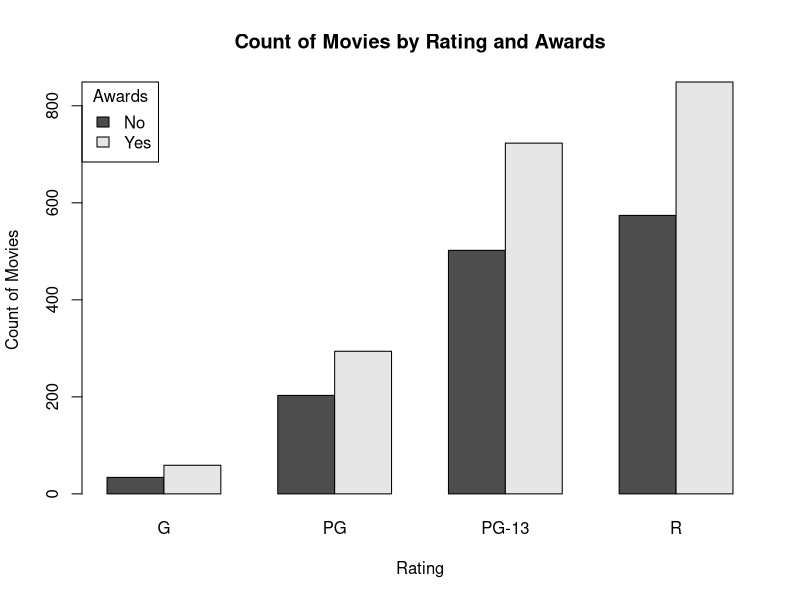
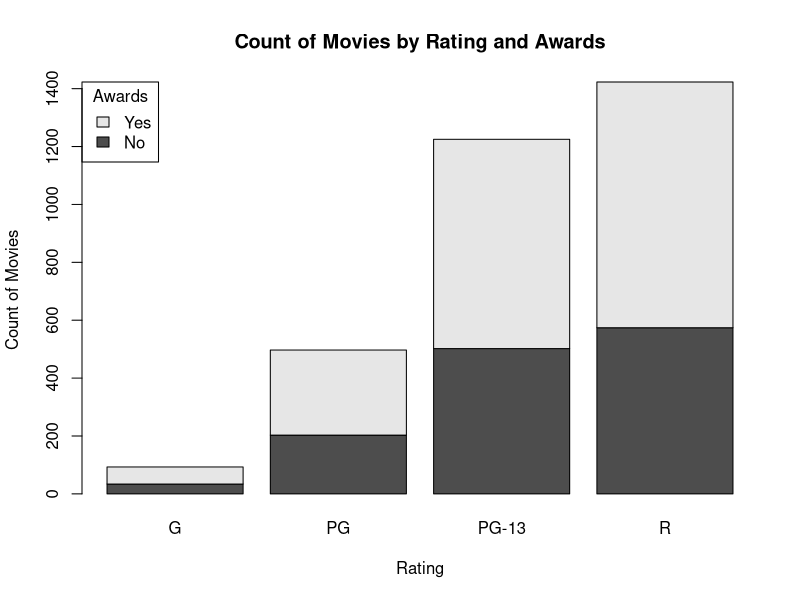
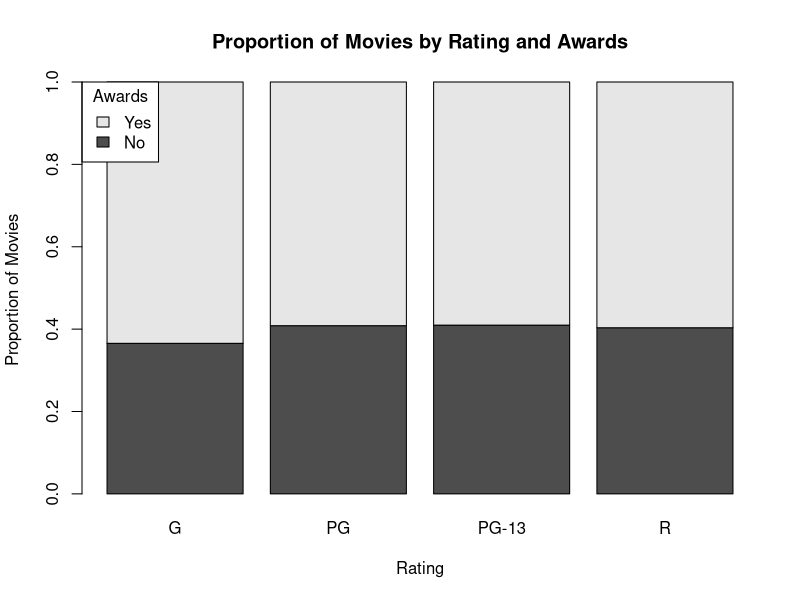
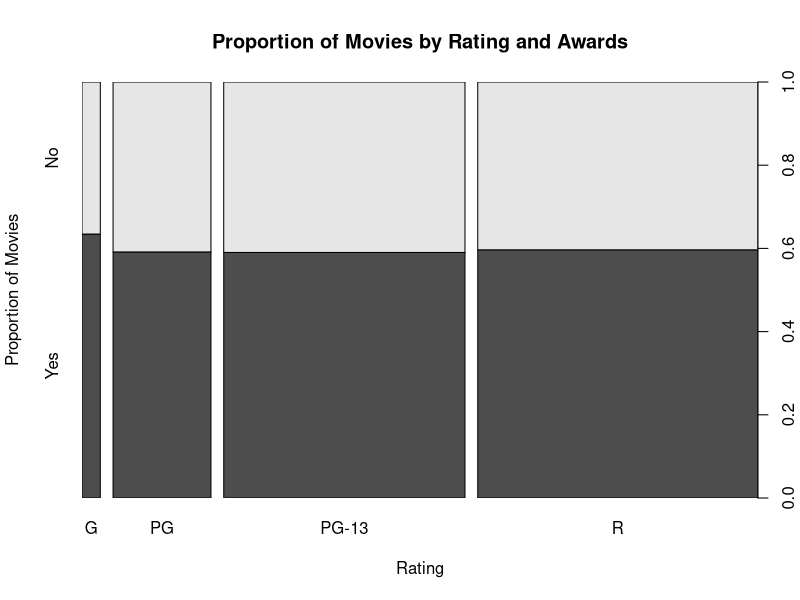
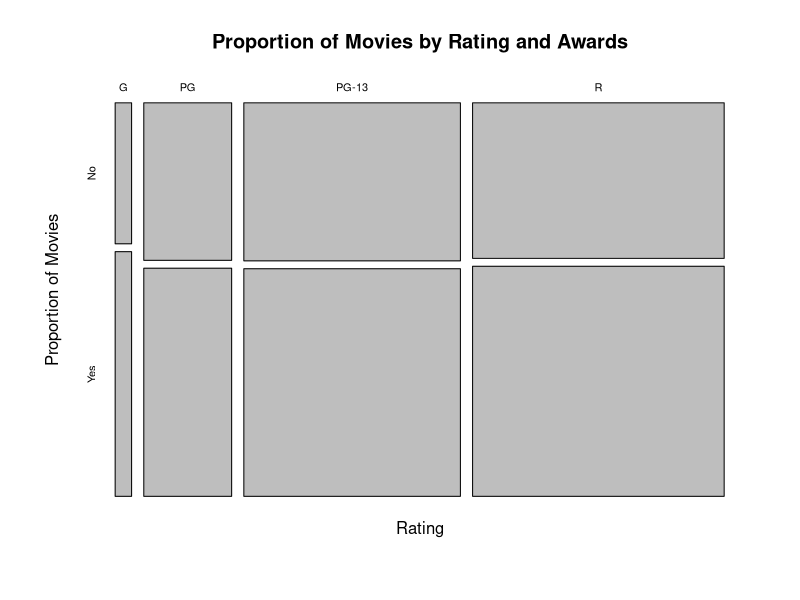

Recreate these plots in R, in order. (Note: this script raises an error after producing the figures.)
# Bivariate visualizations for two qualitative variables

# set working directory
setwd("C:/Users/sseyl/OneDrive/Documents/GitHub/Data-Science-Projects/R_Projects")

# load movie data from CSV file
movies <- read.csv("Movies2.csv")

# peek at the data
head(movies)

# create a contingency table
awards <- table(
  movies$Awards,
  movies$Rating)

# display table
print(awards)

# Create a grouped frequency bar chart
barplot(
  height = awards,
  beside = TRUE, # group along side one another
  main = "Count of Movies by Rating and Awards",
  xlab = "Rating",
  ylab = "Count of Movies",
  legend = c("No", "Yes"),
  args.legend = list(
    x = "topleft",
    title = "Awards"))

# Create a stacked frequency bar chart
barplot( # either set beside to FALSE or exclude it
  height = awards,
  main = "Count of Movies by Rating and Awards",
  xlab = "Rating",
  ylab = "Count of Movies",
  legend = c("No", "Yes"),
  args.legend = list(
    x = "topleft",
    title = "Awards"))

# Create a proportional frequency table
# use apply command to apply a function to the columns of the awards table
# specify table: awards, 2 indicates that we want to apply the function to the columns (1 = rows)
proportions <- apply(awards, 2, function(x){ x / sum(x)})

head(awards) # original table

head(proportions) # proportional contingency table

# Create a 100% stacked frequency bar chart
barplot(
  height = proportions,
  main = "Proportion of Movies by Rating and Awards",
  xlab = "Rating",
  ylab = "Proportion of Movies",
  legend = c("No", "Yes"),
  args.legend = list(
    x = "topleft",
    title = "Awards"))

# Create a contingency table, pivot the table
# Note: x and y are correct
awards <- table(
  movies$Rating, # rows
  movies$Awards) # columns

colnames(awards) <- c("No", "Yes")

print(awards)

# Create a spineplot
spineplot(
  x = awards,
  main = "Proportion of Movies by Rating and Awards",
  xlab = "Rating",
  ylab = "Proportion of Movies")

# Create a mosaic plot
mosaicplot(
  x = awards,
  main = "Proportion of Movies by Rating and Awards",
  xlab = "Rating",
  ylab = "Proportion of Movies")


# using Lattice

# create a grouped frequency bar chart
barchart(
 x = awards,
 stack = FALSE,
 horizontal = FALSE,
 main = "Count of Movies by Rating and Awards",
 xlab = "Rating",
 ylab = "Count of Movies",
 auto.key = list(
   x = 0.05,
   y = 0.95,
   title = "Awards",
   text = c("No", "Yes")))


# create a stacked frequency bar chart
barchart(
  x = awards,
  stack = TRUE,
  horizontal = FALSE,
  main = "Count of Movies by Rating and Awards",
  xlab = "Rating",
  ylab = "Count of Movies",
  auto.key = list(
    x = 0.05,
    y = 0.95,
    title = "Awards",
    text = c("No", "Yes")))

# Create a proportional frequency table
matrix <- apply(awards, 1, function(x) {x / sum(x)}) # apply the function to the rows of the awards table

# transpose the matrix
proportions <- t(matrix)

head(awards)

head(proportions)

# create a 100% stacked frequency bar chart
barchart(
  x = proportions,
  stack = TRUE,
  horizontal = FALSE,
  main = "Proportion of Movies by Rating and Awards",
  xlab = "Rating",
  ylab = "Proportion of Movies",
  auto.key = list(
    x = 0.70,
    y = 1.05,
    title = "Awards",
    columns = 2,
    text = c("No", "Yes"),
    background = "white"))

# Note NO spine plot or mosaic plot in lattice


# using ggplot2

# create a grouped frequency bar chart
ggplot(
  data = movies,
  aes( x = Rating, fill = Awards)) +
  geom_bar(position = "dodge") + # dodge places bars side-by-side
  ggtitle("Count of Movies by Rating and Awards") +
  scale_fill_discrete(labels = c("No", "Yes"))




# create a stacked frequency bar chart
ggplot(
  data = movies,
  aes( x = Rating, fill = Awards)) +
  geom_bar() +
  ggtitle("Count of Movies by Rating and Awards") +
  scale_fill_discrete(labels = c("No", "Yes"))


# create a 100% stacked frequency bar chart
ggplot(
  data = movies,
  aes( x = Rating, fill = Awards)) +
  geom_bar(position = "fill") +
  ggtitle("Proportion of Movies by Rating and Awards") +
  ylab("Proportion of Movies") +
  scale_fill_discrete(labels = c("No", "Yes"))

# Note: No spine plot or mosaic plot



